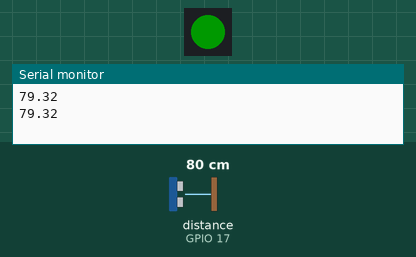
Bench run of a sketch on a simulated ESP32. Parts: 1 RGB LEDs in strip order, left to right, the last lines printed to the serial monitor. Wiring (inferred from the names in the program): ultrasonic range finder: trigger GPIO 16; echo GPIO 17. Inputs (shaded band) come from the test bench; at power-on: distance to the obstacle (sensor on GPIO 17) 80 cm. The echo pulse lasts 58.3 µs per cm; dim RGB values are drawn brighter than linear.

Above: at 2.8 s.
2.9 s: distance to the obstacle (sensor on GPIO 17) set to 23 cm
4.4 s: distance to the obstacle (sensor on GPIO 17) set to 18 cm
At 5.4 s:
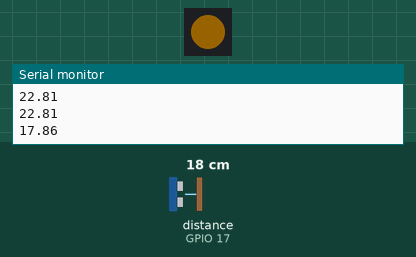
6.5 s: distance to the obstacle (sensor on GPIO 17) set to 12 cm
8.2 s: distance to the obstacle (sensor on GPIO 17) set to 9 cm
At 9.7 s:
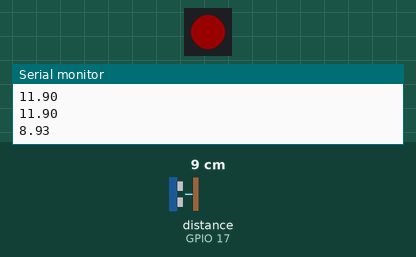
10.5 s: distance to the obstacle (sensor on GPIO 17) set to 35 cm
At 12.2 s:
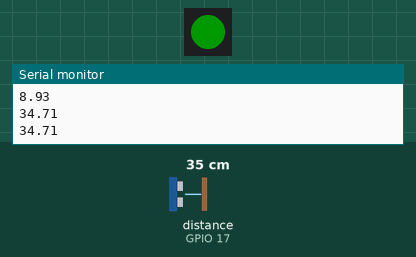
12.5 s: distance to the obstacle (sensor on GPIO 17) set to 4 cm
At 13.9 s:
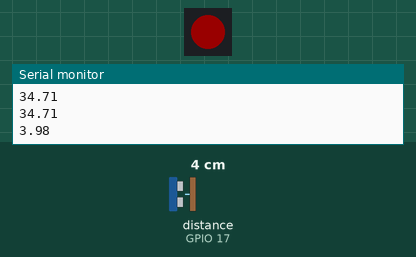
Timing chart, 0 to 15.5 s (numbered marks = the images above; inputs shaded):
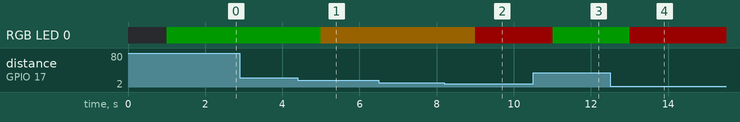

The sketch:

ultrasonic_sensor_neopixel.ino
```cpp
// 接收序列埠值的變數
char cmd;

#include <WiFi.h>
#include <PubSubClient.h> //請先安裝PubSubClient程式庫
#include <Adafruit_NeoPixel.h> // 請先安裝 Adafruit NeoPixel 程式庫

// Ultrasonic sensor pins
int Trig = 16; // 發出聲波腳位
int Echo = 17; // 接收聲波腳位
float minValidDistance = 2.0; // 最小有效距離（單位：cm）
float maxValidDistance = 400.0; // 最大有效距離（單位：cm）

// NeoPixel 設置
int NEOPin = 32; // 腳位編號
int NEONumber = 1; // 燈組的數量（本例只有一顆）
Adafruit_NeoPixel pixels(NEONumber, NEOPin, NEO_GRB + NEO_KHZ800);

// Time variables
unsigned long previousMillis = 0; // 儲存上一次偵測的時間
const long interval = 1000; // 間隔時間（單位：毫秒）

void setup() {
  Serial.begin(115200);
  pinMode(Trig, OUTPUT);
  pinMode(Echo, INPUT);
  pixels.begin(); // 初始化NeoPixel
  pixels.setPixelColor(0, pixels.Color(0, 0, 0)); // 關閉 NeoPixel
  pixels.show(); // 顯示顏色
}

void loop() {
  unsigned long currentMillis = millis();

  if (currentMillis - previousMillis >= interval) {
    previousMillis = currentMillis;

    digitalWrite(Trig, LOW); // 先關閉
    delayMicroseconds(5);
    digitalWrite(Trig, HIGH); // 啟動超音波
    delayMicroseconds(10);
    digitalWrite(Trig, LOW); // 關閉
    float EchoTime = pulseIn(Echo, HIGH); // 計算傳回時間
    float CMValue = EchoTime / 29.4 / 2; // 將時間轉換成距離

    if (CMValue >= minValidDistance && CMValue <= maxValidDistance) {
      Serial.println(CMValue); // 打印距離

      if (CMValue <= 10) {
        pixels.setPixelColor(0, pixels.Color(25, 0, 0)); // 調低亮度的紅色
      } else if (CMValue <= 20) {
        pixels.setPixelColor(0, pixels.Color(25, 16, 0)); // 調低亮度的橘色
      } else {
        pixels.setPixelColor(0, pixels.Color(0, 25, 0)); // 調低亮度的綠色
      }
      pixels.show(); // 顯示顏色

    } else {
      Serial.println("Out of range"); // 當距離不在有效範圍內，打印"Out of range"
      pixels.setPixelColor(0, pixels.Color(0, 0, 0)); // 關閉 NeoPixel
      pixels.show(); // 顯示顏色
    }
  }
}
```

Measured:
- the behaviour switches between 21 and 20 cm on distance to the obstacle (sensor on GPIO 17) (found by bisection; images 0 and 1)
- the behaviour switches between 11 and 10 cm on distance to the obstacle (sensor on GPIO 17) (found by bisection; images 1 and 2)
- after the input at 4.4 s, RGB LED 0: RGB(0, 25, 0) → RGB(25, 16, 0) after 0.60 s
- after the input at 8.2 s, RGB LED 0: RGB(25, 16, 0) → RGB(25, 0, 0) after 0.80 s
- after the input at 10.5 s, RGB LED 0: RGB(25, 0, 0) → RGB(0, 25, 0) after 0.50 s
- after the input at 12.5 s, RGB LED 0: RGB(0, 25, 0) → RGB(25, 0, 0) after 0.50 s
